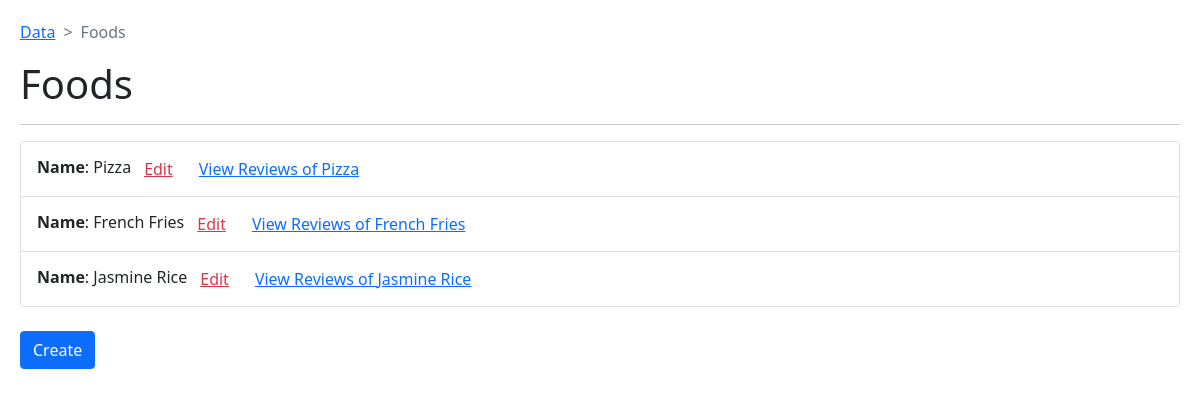
/FoodsList.php, run on the app's committed database.
### tables this page shows
CREATE TABLE `foods` (
  `id` int NOT NULL AUTO_INCREMENT,
  `name` varchar(45) DEFAULT NULL,
  PRIMARY KEY (`id`)
);

### Config.php (called while the page is built, shortened)
<?php
    class Config
    {
        public $conn_servername = "localhost";
        public $conn_username = "root";
        public $conn_password = "P@ssw0rd";
        public function getConnection() {
            $conn = new mysqli($this->conn_servername, $this->conn_username, $this->conn_password);
            return $conn;
        }
    }
?>

### DAOs/FoodDAO.php (called while the page is built, shortened)
<?php
    include __DIR__ . '/../Config.php';
    include __DIR__ . '/../Model/Food.php';
    class FoodDAO
    {
        public $conn;
        public function __construct() {
            $this->config = new Config();
            $this->conn = $this->config->getConnection();
        }
        public function findAllFoods() {
            $list_of_foods = array();
            $sql = "SELECT * FROM `food_reviews`.`foods`";
            $result = mysqli_query($this->conn, $sql);
            if (mysqli_num_rows($result) > 0) {
                while($row = mysqli_fetch_assoc($result)) {
                    $list_of_foods[] = new Food($row["id"], $row["name"]);
                }
            }
            return $list_of_foods;
        }
    }
?>

### Model/Food.php (called while the page is built, shortened)
<?php
    class Food
    {
        public $name;
        public function __construct($id, $name) {
            $this->id = $id;
            $this->name = $name;
        }
        public function getId(): int {
            return $this->id;
        }
        public function getName(): string {
            return $this->name;
        }
    }
?>

### FoodsList.php (the view, shortened to what this page needs)
<?php include 'DAOs/FoodDAO.php';?>
<?php
    $database_connection = new FoodDAO();
?>
<!DOCTYPE HTML PUBLIC "-//W3C//DTD HTML 4.01//EN" "http://www.w3.org/TR/html4/strict.dtd">
<html>
    <head>
        <link href="https://cdn.jsdelivr.net/npm/bootstrap@5.1.3/dist/css/bootstrap.min.css" rel="stylesheet">
    </head>
    <body style="padding: 20px;">
        <nav style="--bs-breadcrumb-divider: '>';" aria-label="breadcrumb">
            <ol class="breadcrumb">
                <li class="breadcrumb-item"><a href="index.php">Data</a></li>
                <li class="breadcrumb-item active" aria-current="page">Foods</li>
            </ol>
        </nav>
        <div>
            <h1>Foods</h1>
            <hr>
            <ul class="list-group">
                <?php
                    foreach ($database_connection->findAllFoods() as $food) {
                        echo "<li class='list-group-item'><b>Name</b>: ". $food->getName() . "<a href=EditFoodForm.php?food='" . $food->getId() . "'><button type='button' class='btn btn-link link-danger'>Edit</button></a>" . "<a href=ReviewsByFood.php?food=" . $food->getId() . "><button type='button' class='btn btn-link'>View Reviews of " . $food->getName()  . "</button></a>" . "</li>";
                    }
                ?>
            </ul>
            <br>
            <a href="AddFoodForm.php"><button type="button" class="btn btn-primary">Create</button></a>
        </div>
    </body>
</html>

### data on the page
foods: name "Pizza"
foods: name "French Fries"
foods: name "Jasmine Rice"
